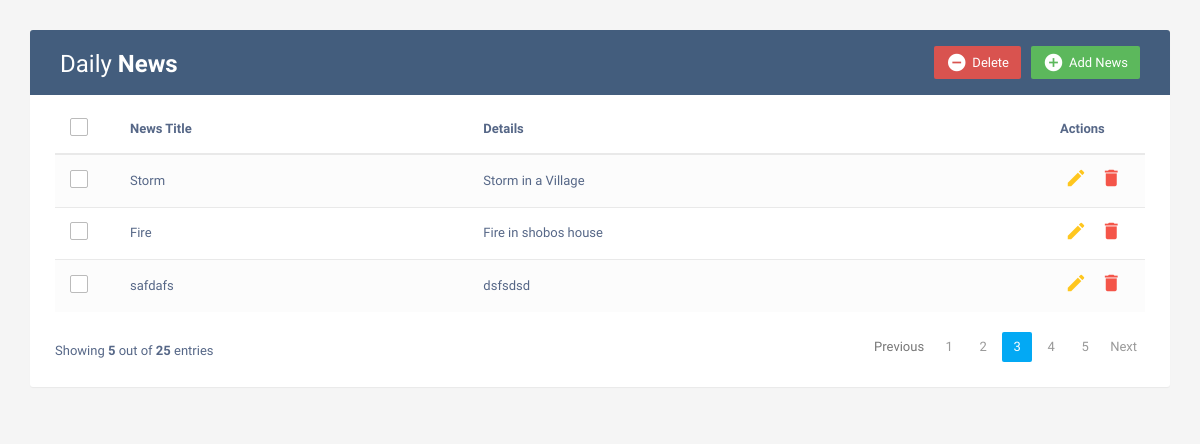
/, run on an earlier commit of the app's database.
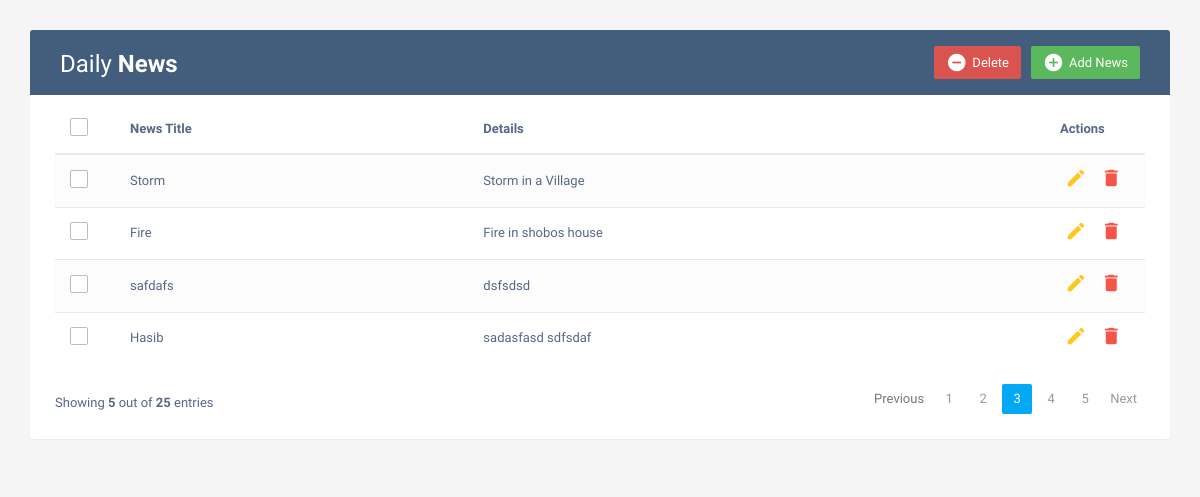
And on a later commit of the database.
### news/models.py (models this page shows, shortened)
class DailyNews(models.Model):
    newsTitle = models.TextField()
    details = models.TextField()

### news/views.py (the view)
# urls.py: path('',INDEX,name='home'),
def INDEX(request):
    nws = DailyNews.objects.all()
    contex = {
        'nws':nws,
    }
    return render(request, 'index.html',contex)

### templates/index.html (shortened to what this page needs)
<!DOCTYPE html>
<html lang="en">
<head>
<link rel="stylesheet" href="https://maxcdn.bootstrapcdn.com/font-awesome/4.7.0/css/font-awesome.min.css">
<link rel="stylesheet" href="https://maxcdn.bootstrapcdn.com/bootstrap/3.3.7/css/bootstrap.min.css">
  <body>
    <div class="container">
        <div class="table-wrapper">
            <div class="table-title">
                <div class="row">
                    <div class="col-sm-6">
						<h2>Daily <b>News</b></h2>
					</div>
					<div class="col-sm-6">
						<a href="#addNews" class="btn btn-success" data-toggle="modal"><i class="material-icons">&#xE147;</i> <span>Add News</span></a>
						<a href="#deleteNews" class="btn btn-danger" data-toggle="modal"><i class="material-icons">&#xE15C;</i> <span>Delete</span></a>
					</div>
                </div>
            </div>
            <table class="table table-striped table-hover">
                <thead>
                    <tr>
						<th>
							<span class="custom-checkbox">
								<label for="selectAll"></label>
							</span>
						</th>
                        <th>News Title</th>
						<th>Details</th>
                        <th>Actions</th>
                    </tr>
                </thead>
                <tbody>
					{% for i in nws %}
                    <tr>
						<td>
							<span class="custom-checkbox">
								<label for="checkbox1"></label>
							</span>
						</td>
                        <td>{{i.newsTitle}}</td>
						<td>{{i.details}}</td>
                        <td>
                            <a href="#editNews" class="edit" data-toggle="modal"><i class="material-icons" data-toggle="tooltip" title="Edit">&#xE254;</i></a>
                            <a href="#deleteNews" class="delete" data-toggle="modal"><i class="material-icons" data-toggle="tooltip" title="Delete">&#xE872;</i></a>
                        </td>
                    </tr>
					{% endfor %}
                </tbody>
            </table>
			<div class="clearfix">
                <div class="hint-text">Showing <b>5</b> out of <b>25</b> entries</div>
                <ul class="pagination">
                    <li class="page-item disabled"><a href="#">Previous</a></li>
                    <li class="page-item"><a href="#" class="page-link">1</a></li>
                    <li class="page-item"><a href="#" class="page-link">2</a></li>
                    <li class="page-item active"><a href="#" class="page-link">3</a></li>
                    <li class="page-item"><a href="#" class="page-link">4</a></li>
                    <li class="page-item"><a href="#" class="page-link">5</a></li>
                    <li class="page-item"><a href="#" class="page-link">Next</a></li>
                </ul>
            </div>
        </div>
    </div>
</body>

What changed in the data, as far as the page shows it:
added DailyNews: newsTitle "Hasib", details "sadasfasd sdfsdaf"
